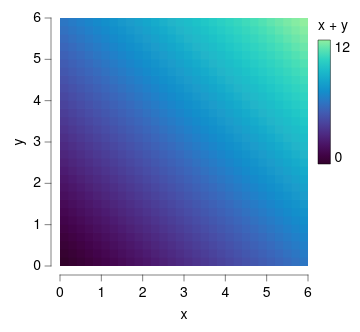

Source (Vega-Lite JSON):
### Vega-Lite specification from a JSON file in a GitHub repository (floating-point values rounded to 4 significant figures; data arrays with more than 128 entries replaced by an {"elided": "..."} marker saying what was removed)
{"background": null, "config": {"arc": {"fill": "#DBDBDB", "fillOpacity": 1.0, "innerRadius": 31.0, "padAngle": 0.03, "stroke": "black", "strokeOpacity": 1, "strokeWidth": 0.25}, "area": {"fill": "#DBDBDB", "fillOpacity": 1.0, "stroke": "black", "strokeOpacity": 1, "strokeWidth": 0.25}, "axis": {"domain": true, "domainCap": "round", "domainColor": "black", "domainWidth": 0.25, "grid": false, "gridCap": "round", "gridColor": "#F1F1F1", "gridDash": [0, 0], "gridOpacity": 1.0, "gridWidth": 0.25, "labelColor": "black", "labelFont": "Helvetica Neue, HelveticaNeue, Helvetica, Arial, sans-serif", "labelFontSize": 7, "labelFontStyle": "normal", "labelFontWeight": 400, "offset": 4.5, "ticks": true, "tickCap": "round", "tickColor": "black", "tickRound": false, "tickSize": 3, "tickWidth": 0.25, "titleColor": "black", "titleFont": "Helvetica Neue, HelveticaNeue, Helvetica, Arial, sans-serif", "titleFontSize": 7, "titleFontStyle": "normal", "titleFontWeight": 400}, "axisX": {"domain": true, "labelAlign": "center", "labelAngle": 0, "labels": true, "ticks": true, "translate": 0}, "axisY": {"domain": true, "labelAlign": "right", "labelAngle": 0, "labels": true, "ticks": true, "translate": 0}, "axisRight": {"domain": true, "labelAlign": "left", "labelAngle": 0, "labels": true, "ticks": true, "translate": 0}, "axisTop": {"domain": true, "labelAlign": "center", "labelAngle": 0, "labels": true, "ticks": true, "translate": 0}, "axisBand": {"tickOffset": 0}, "bar": {"fill": "#DBDBDB", "fillOpacity": 1.0, "stroke": "black", "strokeOpacity": 1, "strokeWidth": 0.25}, "boxplot": {"size": 11.16, "ticks": {"cornerRadius": 0.25, "fill": "black", "opacity": 1, "size": 5.58, "thickness": 0.25}, "box": {"fillOpacity": 1.0, "stroke": "black", "strokeOpacity": 1, "strokeWidth": 0.25}, "median": {"cornerRadius": 0, "fill": "black", "fillOpacity": 1.0, "opacity": 1, "size": 11.16, "thickness": 0.25}, "rule": {"fill": "black", "fillOpacity": 1.0, "size": 12.4, "stroke": "black", "strokeDash": [0, 0], "strokeOpacity": 1, "strokeWidth": 0.25}, "outliers": {"color": "black", "fill": "black", "fillOpacity": 1.0, "size": 0, "stroke": "black", "strokeOpacity": 1, "strokeWidth": 0.25}}, "circle": {"fill": "black", "fillOpacity": 1.0, "size": 1.55, "stroke": null, "strokeOpacity": 1, "strokeWidth": 0.25}, "errorband": {"band": {"fillOpacity": 0.6, "stroke": null, "strokeWidth": 0.25, "strokeOpacity": 1}, "borders": {"opacity": 0, "strokeOpacity": 0.25, "strokeWidth": 1}}, "errorbar": {"opacity": 1, "rule": {"strokeDash": [0, 0], "strokeWidth": 0.25}, "ticks": {"color": "black", "cornerRadius": 0.125, "opacity": 1, "size": 7.44, "thickness": 0.25}, "thickness": 0.25}, "font": "Helvetica Neue, HelveticaNeue, Helvetica, Arial, sans-serif", "geoshape": {"fill": "#DBDBDB", "fillOpacity": 1.0, "stroke": "black", "strokeOpacity": 1, "strokeWidth": 0.25}, "header": {"labelColor": "black", "labelFont": "Helvetica Neue, HelveticaNeue, Helvetica, Arial, sans-serif", "labelFontSize": 7, "labelFontStyle": "normal", "labelFontWeight": 400, "titleColor": "black", "titleFont": "Helvetica Neue, HelveticaNeue, Helvetica, Arial, sans-serif", "titleFontSize": 7, "titleFontStyle": "normal", "titleFontWeight": 400, "titlePadding": 0}, "legend": {"disable": false, "offset": 4.5, "titlePadding": 4, "labelOffset": 2, "gradientLabelOffset": 2, "gradientLength": 62.0, "gradientThickness": 6.2, "gradientOpacity": 1.0, "gradientStrokeColor": "black", "gradientStrokeWidth": 0.25, "labelColor": "black", "labelFont": "Helvetica Neue, HelveticaNeue, Helvetica, Arial, sans-serif", "labelFontSize": 7, "labelFontStyle": "normal", "labelFontWeight": 400, "strokeColor": "black", "strokeWidth": 0, "symbolSize": 42, "symbolStrokeColor": "black", "symbolStrokeWidth": 0.25, "titleColor": "black", "titleFont": "Helvetica Neue, HelveticaNeue, Helvetica, Arial, sans-serif", "titleFontSize": 7, "titleFontStyle": "normal", "titleFontWeight": 400}, "line": {"color": "black", "stroke": "black", "strokeCap": "round", "strokeDash": [0, 0], "strokeOpacity": 1, "strokeWidth": 0.375}, "point": {"filled": true, "fill": "#DBDBDB", "fillOpacity": 1.0, "size": 6.2, "stroke": "black", "strokeOpacity": 1, "strokeWidth": 0.25}, "range": {"category": ["#5CA7B1", "#CDDEF3", "#B7B3E4", "#B3DAB5", "#F5E1B3", "#3D727B", "#8AA8D2", "#867DAC", "#80A988", "#CBB17A", "#204148", "#59719A", "#584C77", "#507B5F", "#9D824D"], "diverging": {"scheme": ["#C35082", "#CE6D94", "#D989A7", "#E2A4BA", "#EABFCE", "#F1DBE2", "#F6F6F6", "#D7E0EB", "#B9CBE0", "#9BB6D5", "#7DA1C9", "#5F8CBD", "#4177B1"]}, "heatmap": {"scheme": ["#32022B", "#43044D", "#4C196E", "#4D338C", "#484DA6", "#3A68BB", "#1D83CA", "#1D9CCB", "#23B5C9", "#28CDC5", "#4DE0B4", "#91EE9F"]}, "ordinal": {"scheme": ["#F1F1F1", "#DBDBDB", "#C6C6C6", "#B2B2B2", "#9D9D9D", "#898989", "#767676", "#636363", "#515151", "#404040", "#2F2F2F", "#1F1F1F"]}, "ramp": {"scheme": ["#32022B", "#43044D", "#4C196E", "#4D338C", "#484DA6", "#3A68BB", "#1D83CA", "#1D9CCB", "#23B5C9", "#28CDC5", "#4DE0B4", "#91EE9F"]}}, "rule": {"color": "black", "stroke": "black", "strokeCap": "round", "strokeDash": [2, 2], "strokeOpacity": 1, "strokeWidth": 0.25}, "scale": {"bandPaddingInner": 0.1, "bandPaddingOuter": 0.1, "round": false}, "rect": {"fill": "#DBDBDB", "fillOpacity": 1.0, "stroke": "black", "strokeOpacity": 1, "strokeWidth": 0.25}, "square": {"fill": "#DBDBDB", "fillOpacity": 1.0, "size": 12.4, "stroke": "black", "strokeOpacity": 1, "strokeWidth": 0.25}, "text": {"color": "black", "font": "Helvetica Neue, HelveticaNeue, Helvetica, Arial, sans-serif", "fontSize": 7, "fontStyle": "normal", "fontWeight": 400}, "tick": {"color": "black", "cornerRadius": 0.125, "opacity": 1.0, "size": 11.16, "thickness": 0.25}, "title": {"anchor": "middle", "frame": "group", "color": "black", "font": "Helvetica Neue, HelveticaNeue, Helvetica, Arial, sans-serif", "fontSize": 7, "fontStyle": "normal", "fontWeight": 400, "subtitleColor": "black", "subtitleFont": "Helvetica Neue, HelveticaNeue, Helvetica, Arial, sans-serif", "subtitleFontSize": "Helvetica Neue, HelveticaNeue, Helvetica, Arial, sans-serif", "subtitleFontStyle": "normal", "subtitleFontWeight": 400}, "trail": {"color": "black", "opacity": 1, "size": 0.375}, "view": {"continuousWidth": 124, "continuousHeight": 124, "discreteWidth": 124, "discreteHeight": 124, "fill": null, "stroke": null, "strokeWidth": 0.25}}, "data": {"name": "data-91e7e8aa1d7a30b84ced93bba3536a21"}, "mark": {"type": "rect", "clip": true, "stroke": null}, "encoding": {"color": {"field": "z", "title": "x + y", "type": "quantitative"}, "x": {"axis": {"values": [0, 1, 2, 3, 4, 5, 6]}, "field": "x0", "scale": {"domain": [0, 6], "nice": false}, "title": "x", "type": "quantitative"}, "x2": {"field": "x1"}, "y": {"axis": {"values": [0, 1, 2, 3, 4, 5, 6]}, "field": "y0", "scale": {"domain": [0, 6], "nice": false}, "title": "y", "type": "quantitative"}, "y2": {"field": "y1"}}, "$schema": "https://vega.github.io/schema/vega-lite/v6.4.1.json", "datasets": {"data-91e7e8aa1d7a30b84ced93bba3536a21": {"elided": "900 records"}}}
